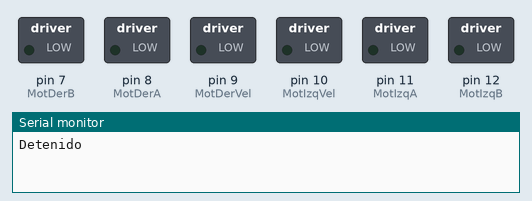
Bench run of a sketch on a simulated Arduino Uno, built with avr-gcc and run on an emulated ATmega328P. Shown: switched loads named in the sketch (green lamp = pin HIGH), the last lines printed to the serial monitor.

Above: at 0.05 s.
At 1.25 s:
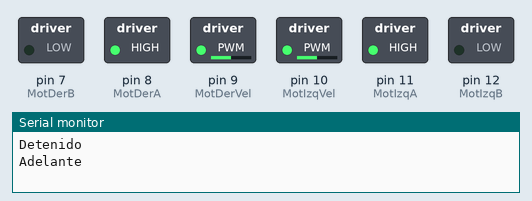
At 2.5 s:
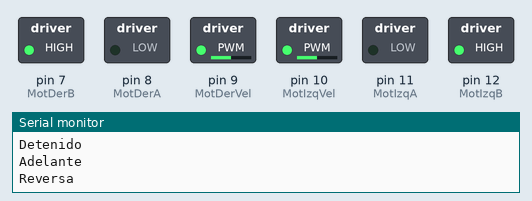
At 3.7 s:
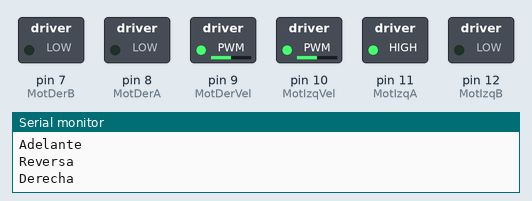
At 4.95 s:
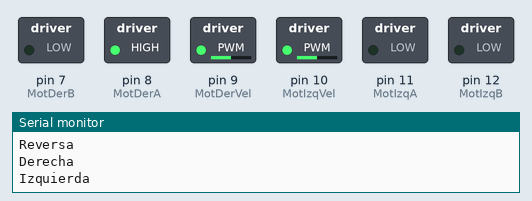
Timing chart, 0 to 5.8 s (numbered marks = the images above):
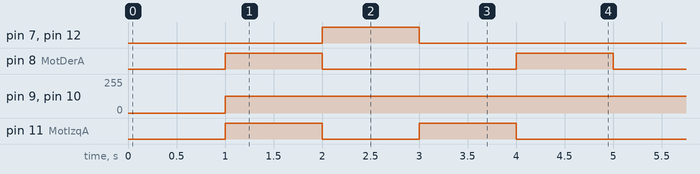

Measured:
- by itself, pin 7 (MotDerB), pin 12 (MotIzqB): alternates HIGH for 1.0 s and LOW for 4.0 s
- by itself, pin 8 (MotDerA): repeats every 5.0 s: LOW 2.0 s, HIGH 1.0 s, LOW 1.0 s, HIGH 1.0 s
- by itself, pin 9 (MotDerVel), pin 10 (MotIzqVel): 0/255 → 127/255 at 1.0 s
- by itself, pin 11 (MotIzqA): repeats every 5.0 s: LOW 1.0 s, HIGH 1.0 s, LOW 2.0 s, HIGH 1.0 s

The sketch:

_2.Mover_2_motores.ino
```cpp
/* Prueba del Puente H (L293D)

ARDUINO   L293D(Puente H)   CIRCUITO
*Motor izq
  10         1                PWM MOTOR1
  11         2                INPUT1
  12         7                INPUT2
             3                OUTPUT1  TERMINAL1 MOTOR1
             6                OUTPUT2  TERMINAL2 MOTOR1

*Motor der
   9         9                PWM MOTOR2
   8        10                INPUT3
   7        15                INPUT4
            11                OUTPUT3  TERMINAL1 MOTOR2
            14                OUTPUT4  TERMINAL2 MOTOR2

  Bateria    8               Voltaje externo para alimentar al motor
  5V        16               (1Y9 SI VEL=255 CTE)
  GND        4, 5, 12, 13 y la terminal negativa de la bateria

*/

int MotIzqVel = 10;
int MotIzqA = 11;
int MotIzqB = 12;

int MotDerVel = 9;
int MotDerA = 8;
int MotDerB = 7;

int VelIzq = 127; // Velocidad de los motores (0-255)
int VelDer = 127; // Velocidad de los motores (0-255)

void setup()  {
  //Iniciar comunicacin serial
  Serial.begin(9600);

  //Configurar pines como salidas
  pinMode(MotIzqVel, OUTPUT);
  pinMode(MotIzqA, OUTPUT);
  pinMode(MotIzqB, OUTPUT);
  pinMode(MotDerVel, OUTPUT);
  pinMode(MotDerA, OUTPUT);
  pinMode(MotDerB, OUTPUT);

  //Asegurar que los motores estan detenidos al inicio
  digitalWrite(MotIzqA,LOW);
  digitalWrite(MotIzqB,LOW);
  digitalWrite(MotDerA,LOW);
  digitalWrite(MotDerB,LOW);
 }

void loop()  {
  //Motores detenidos
  digitalWrite(MotIzqA,LOW);
  digitalWrite(MotIzqB,LOW);
  digitalWrite(MotDerA,LOW);
  digitalWrite(MotDerB,LOW);
  Serial.println("Detenido");
  //analogWrite(MotIzqVel, 0);
  //analogWrite(MotDerVel, 0);
  delay(1000);

  analogWrite(MotIzqVel, VelIzq);
  analogWrite(MotDerVel, VelDer);

  //Adelante (Mover rueda izquierda y derecha mismo sentido)
  digitalWrite(MotIzqA,HIGH);
  digitalWrite(MotIzqB,LOW);
  digitalWrite(MotDerA,HIGH);
  digitalWrite(MotDerB,LOW);
  Serial.println("Adelante");
  delay(1000);

  //Reversa (Mover rueda izquierda y derecha sentido contrario)
  digitalWrite(MotIzqA,LOW);
  digitalWrite(MotIzqB,HIGH);
  digitalWrite(MotDerA,LOW);
  digitalWrite(MotDerB,HIGH);
  Serial.println("Reversa");
  delay(1000);

  //Giro a la derecha (Solo mover rueda izquierda)
  digitalWrite(MotIzqA,HIGH);
  digitalWrite(MotIzqB,LOW);
  digitalWrite(MotDerA,LOW);
  digitalWrite(MotDerB,LOW);
  Serial.println("Derecha");
  delay(1000);

  //Giro a la izquierda (Mover rueda derecha)
  digitalWrite(MotIzqA,LOW);
  digitalWrite(MotIzqB,LOW);
  digitalWrite(MotDerA,HIGH);
  digitalWrite(MotDerB,LOW);
  Serial.println("Izquierda");
  delay(1000);
}
```
